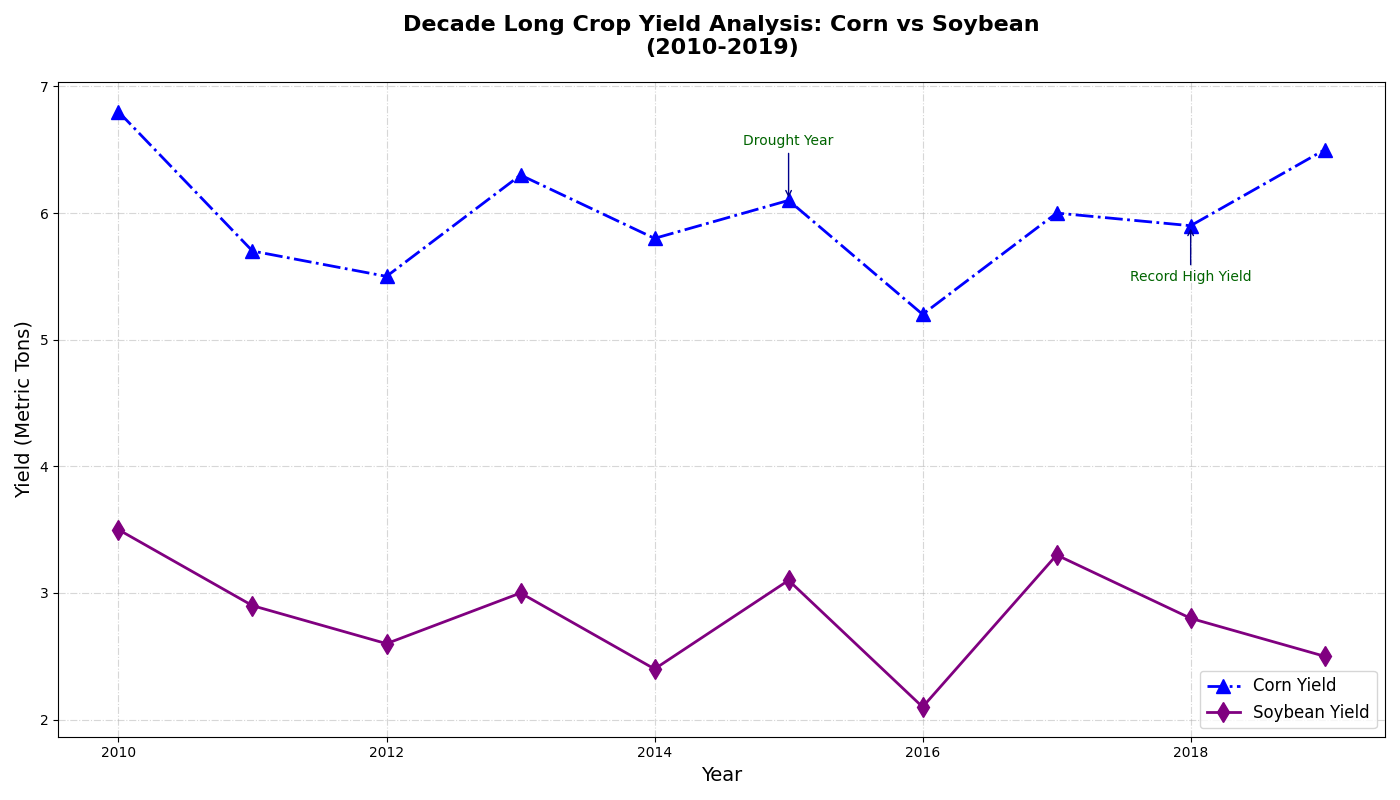

Write the Python code that produced this figure.
import matplotlib.pyplot as plt
import numpy as np

# Define the years
years = np.arange(2010, 2020)

# Shuffle crop yields while preserving their structure
corn_yield = np.array([6.8, 5.7, 5.5, 6.3, 5.8, 6.1, 5.2, 6.0, 5.9, 6.5])
soybean_yield = np.array([3.5, 2.9, 2.6, 3.0, 2.4, 3.1, 2.1, 3.3, 2.8, 2.5])

fig, ax1 = plt.subplots(figsize=(14, 8))

# Alter styles while plotting
line1 = ax1.plot(years, corn_yield, color='blue', linestyle='-.', marker='^', linewidth=2, markersize=10, label='Corn Yield')
line2 = ax1.plot(years, soybean_yield, color='purple', linestyle='-', marker='d', linewidth=2, markersize=10, label='Soybean Yield')

# Annotate specific points
annotations = {
    2015: ('Drought Year', (0, 40)),
    2018: ('Record High Yield', (0, -40))
}

for year, (text, offset) in annotations.items():
    index = np.where(years == year)[0][0]
    ax1.annotate(
        text, 
        (years[index], corn_yield[index]), 
        xytext=offset, 
        textcoords='offset points', 
        arrowprops=dict(arrowstyle='->', color='darkblue'),
        ha='center', fontsize=10, color='darkgreen'
    )

ax1.set_title("Decade Long Crop Yield Analysis: Corn vs Soybean\n(2010-2019)", fontsize=16, fontweight='bold', pad=20)
ax1.set_xlabel("Year", fontsize=14)
ax1.set_ylabel("Yield (Metric Tons)", fontsize=14)

# Maintain legend and location
lines = line1 + line2
labels = [l.get_label() for l in lines]
ax1.legend(lines, labels, loc='lower right', fontsize=12)

# Keep grid style
ax1.grid(True, linestyle='-.', alpha=0.5)

plt.tight_layout()
plt.show()
